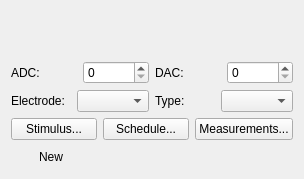
<?xml version="1.0" encoding="UTF-8"?>
<ui version="4.0">
 <class>SynapticPathwayWidget</class>
 <widget class="QWidget" name="SynapticPathwayWidget">
  <property name="geometry">
   <rect>
    <x>0</x>
    <y>0</y>
    <width>304</width>
    <height>179</height>
   </rect>
  </property>
  <property name="windowTitle">
   <string>Form</string>
  </property>
  <layout class="QGridLayout" name="gridLayout">
   <item row="0" column="0">
    <widget class="NameDescriptionWidget" name="nameDescriptionWidget" native="true"/>
   </item>
   <item row="1" column="0">
    <layout class="QHBoxLayout" name="horizontalLayout">
     <item>
      <widget class="QLabel" name="label_2">
       <property name="text">
        <string>ADC:</string>
       </property>
       <property name="buddy">
        <cstring>adcSpinBox</cstring>
       </property>
      </widget>
     </item>
     <item>
      <widget class="QSpinBox" name="adcSpinBox"/>
     </item>
     <item>
      <widget class="QLabel" name="label_3">
       <property name="text">
        <string>DAC:</string>
       </property>
       <property name="buddy">
        <cstring>adcSpinBox</cstring>
       </property>
      </widget>
     </item>
     <item>
      <widget class="QSpinBox" name="dacSpinBox"/>
     </item>
    </layout>
   </item>
   <item row="2" column="0">
    <layout class="QHBoxLayout" name="horizontalLayout_2">
     <item>
      <widget class="QLabel" name="label_4">
       <property name="toolTip">
        <string>Electrode mode</string>
       </property>
       <property name="statusTip">
        <string>Electrode mode</string>
       </property>
       <property name="whatsThis">
        <string>Electrode mode</string>
       </property>
       <property name="text">
        <string>Electrode:</string>
       </property>
       <property name="buddy">
        <cstring>electrodeModeComboBox</cstring>
       </property>
      </widget>
     </item>
     <item>
      <widget class="QComboBox" name="electrodeModeComboBox">
       <property name="frame">
        <bool>true</bool>
       </property>
      </widget>
     </item>
     <item>
      <widget class="QLabel" name="label_5">
       <property name="text">
        <string>Type:</string>
       </property>
       <property name="buddy">
        <cstring>pathTypeComboBox</cstring>
       </property>
      </widget>
     </item>
     <item>
      <widget class="QComboBox" name="pathTypeComboBox">
       <property name="frame">
        <bool>true</bool>
       </property>
      </widget>
     </item>
    </layout>
   </item>
   <item row="3" column="0">
    <layout class="QHBoxLayout" name="horizontalLayout_3">
     <item>
      <widget class="QPushButton" name="stimulusPushButton">
       <property name="text">
        <string>Stimulus...</string>
       </property>
       <property name="flat">
        <bool>false</bool>
       </property>
      </widget>
     </item>
     <item>
      <widget class="QPushButton" name="schedulePushButton">
       <property name="text">
        <string>Schedule...</string>
       </property>
       <property name="flat">
        <bool>false</bool>
       </property>
      </widget>
     </item>
     <item>
      <widget class="QPushButton" name="measurementsPushButton">
       <property name="text">
        <string>Measurements...</string>
       </property>
       <property name="flat">
        <bool>false</bool>
       </property>
      </widget>
     </item>
    </layout>
   </item>
   <item row="4" column="0">
    <layout class="QHBoxLayout" name="horizontalLayout_4">
     <item>
      <widget class="QPushButton" name="createObjectPushButton">
       <property name="text">
        <string>New</string>
       </property>
       <property name="flat">
        <bool>true</bool>
       </property>
      </widget>
     </item>
     <item>
      <spacer name="horizontalSpacer">
       <property name="orientation">
        <enum>Qt::Orientation::Horizontal</enum>
       </property>
       <property name="sizeHint" stdset="0">
        <size>
         <width>40</width>
         <height>20</height>
        </size>
       </property>
      </spacer>
     </item>
    </layout>
   </item>
  </layout>
 </widget>
 <customwidgets>
  <customwidget>
   <class>NameDescriptionWidget</class>
   <extends>QWidget</extends>
   <header location="global">gui.widgets.dataclasswidgets.namedescriptionwidget</header>
   <container>1</container>
  </customwidget>
 </customwidgets>
 <resources/>
 <connections/>
</ui>
